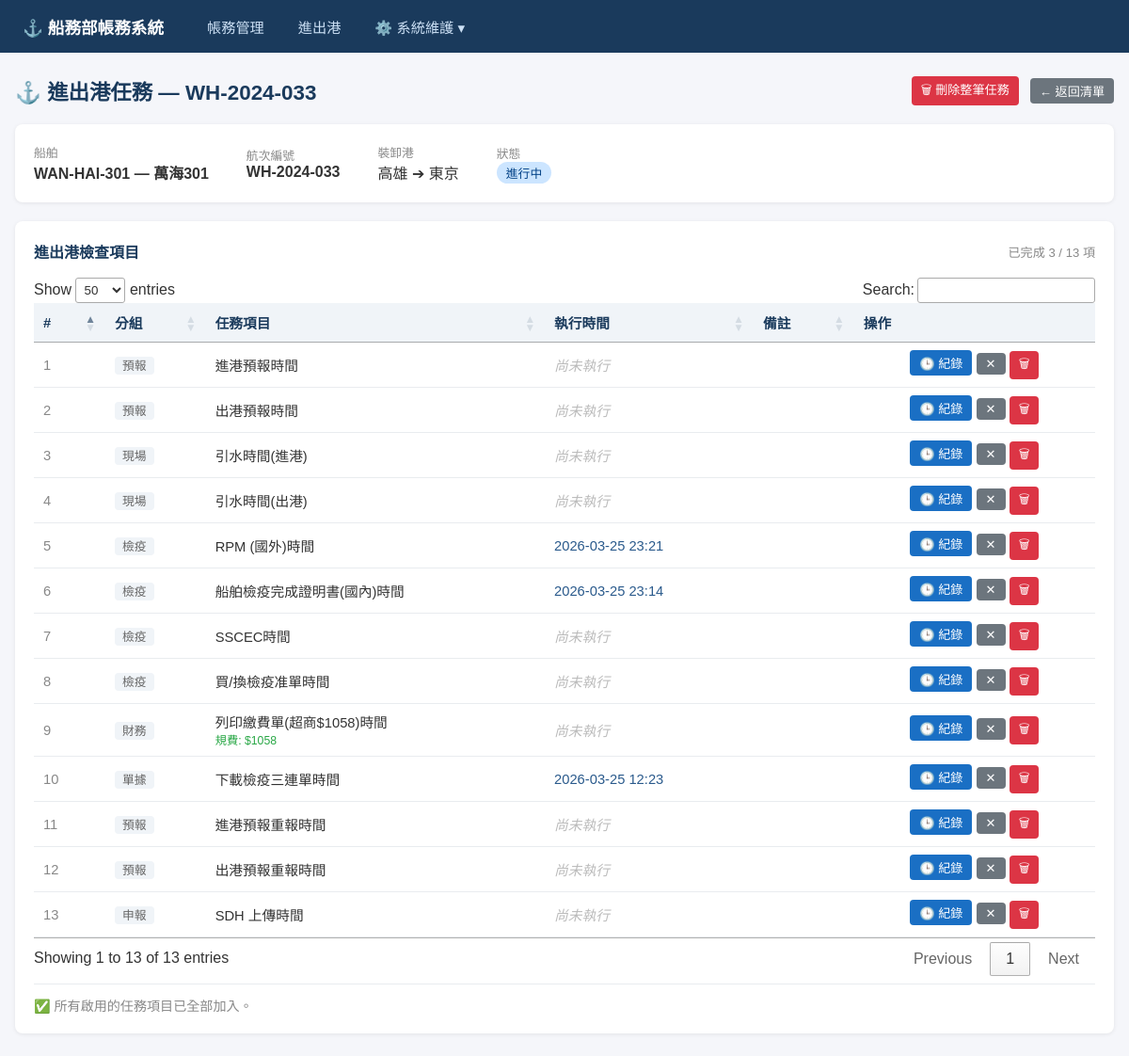
Before: /voyage-tasks/3 with the older database file.
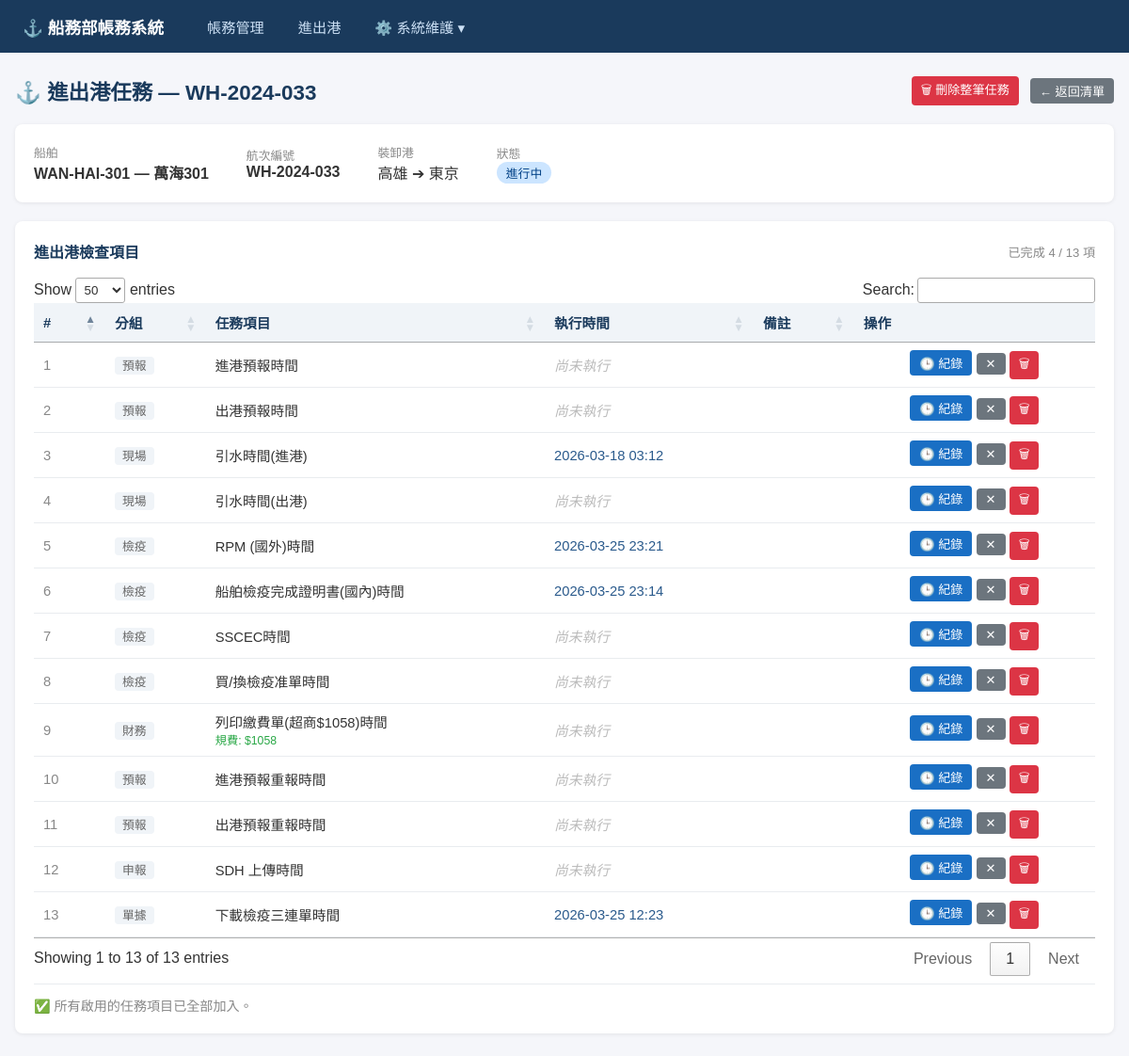
After: the same page with the newer database file.
### models.py (models this page shows)
class Voyage(Base):
    __tablename__ = "voyages"
    id = Column(Integer, primary_key=True, index=True)
    voyage_no = Column(String, unique=True, nullable=False, index=True)
    ship_id = Column(Integer, ForeignKey("ships.id"), nullable=False)
    port_of_loading = Column(String)
    port_of_discharge = Column(String)
    etd = Column(Date)
    eta = Column(Date)
    status = Column(String, default="計畫中")  # 計畫中/進行中/已完成
    created_at = Column(DateTime, default=func.now())
    updated_at = Column(DateTime, default=func.now(), onupdate=func.now())
    ship = relationship("Ship", back_populates="voyages")
    invoices = relationship("Invoice", back_populates="voyage")
    task_logs = relationship("VoyageTaskLog", back_populates="voyage")

class Ship(Base):
    __tablename__ = "ships"
    id = Column(Integer, primary_key=True, index=True)
    code = Column(String, unique=True, nullable=False, index=True)
    name = Column(String, nullable=False)
    flag = Column(String)
    ship_type = Column(String)
    created_at = Column(DateTime, default=func.now())
    updated_at = Column(DateTime, default=func.now(), onupdate=func.now())
    voyages = relationship("Voyage", back_populates="ship")

class VoyageTaskLog(Base):
    __tablename__ = "voyage_task_logs"
    id = Column(Integer, primary_key=True, index=True)
    voyage_id = Column(Integer, ForeignKey("voyages.id"), nullable=False)
    task_id = Column(Integer, ForeignKey("task_categories.id"), nullable=False)
    recorded_time = Column(DateTime) # 實際動作時間
    recorded_by = Column(String) # 執行的使用者
    remarks = Column(String)     # 備註
    created_at = Column(DateTime, default=func.now())
    voyage = relationship("Voyage", back_populates="task_logs")
    task_category = relationship("TaskCategory", back_populates="task_logs")

class TaskCategory(Base):
    __tablename__ = "task_categories"
    id = Column(Integer, primary_key=True, index=True)
    name = Column(String, nullable=False)    # 任務名稱
    task_group = Column(String)             # 分組
    default_fee = Column(Numeric(18, 2), default=0) # 預設規費
    display_order = Column(Integer, default=0)
    is_active = Column(Integer, default=1)   # 1: 啟用, 0: 停用
    created_at = Column(DateTime, default=func.now())
    updated_at = Column(DateTime, default=func.now(), onupdate=func.now())
    task_logs = relationship("VoyageTaskLog", back_populates="task_category")

### routers/voyage_tasks.py (the view)
@router.get("/{voyage_id}", response_class=HTMLResponse)
def detail_voyage_tasks(
    voyage_id: int,
    request: Request,
    db: Session = Depends(get_db)
):
    voyage = db.query(models.Voyage).filter(models.Voyage.id == voyage_id).first()
    if not voyage:
        return RedirectResponse(url="/voyage-tasks", status_code=303)
    task_logs = (
        db.query(models.VoyageTaskLog)
        .join(models.TaskCategory)
        .filter(models.VoyageTaskLog.voyage_id == voyage_id)
        .order_by(
            models.TaskCategory.display_order,
            models.TaskCategory.task_group,
            models.TaskCategory.name
        )
        .all()
    )
    used_task_ids = [log.task_id for log in task_logs]
    if used_task_ids:
        available_categories = (
            db.query(models.TaskCategory)
            .filter(
                models.TaskCategory.is_active == 1,
                models.TaskCategory.id.notin_(used_task_ids)
            )
            .order_by(models.TaskCategory.task_group, models.TaskCategory.display_order)
            .all()
        )
    else:
        available_categories = (
            db.query(models.TaskCategory)
            .filter(models.TaskCategory.is_active == 1)
            .order_by(models.TaskCategory.task_group, models.TaskCategory.display_order)
            .all()
        )
    return templates.TemplateResponse("voyage_tasks/detail.html", {
        "request": request,
        "voyage": voyage,
        "task_logs": task_logs,
        "available_categories": available_categories,
    })

### templates/voyage_tasks/detail.html (shortened to what this page needs)
{% extends "base.html" %}
{% block content %}
<div class="page-header" style="display:flex; justify-content:space-between; align-items:center; flex-wrap:wrap; gap:12px;">
    <h1 style="margin:0;">⚓ 進出港任務 — {{ voyage.voyage_no }}</h1>
    <div style="display:flex; gap:12px; align-items:center;">
        <form method="post" action="/voyage-tasks/{{ voyage.id }}/purge" onsubmit="return confirm('確定要刪除此航次的所有進出港任務紀錄嗎？');" style="margin:0;">
            <button type="submit" class="btn btn-danger btn-sm">🗑 刪除整筆任務</button>
        </form>
        <a href="/voyage-tasks" class="btn btn-secondary btn-sm">← 返回清單</a>
    </div>
</div>
<div class="card">
    <div style="display:flex; gap:40px; align-items:center; flex-wrap:wrap;">
        <div>
            <label style="font-size:0.8rem; color:#888;">船舶</label>
            <div style="font-weight:bold;">{{ voyage.ship.code }} — {{ voyage.ship.name }}</div>
        </div>
        <div>
            <label style="font-size:0.8rem; color:#888;">航次編號</label>
            <div style="font-weight:bold;">{{ voyage.voyage_no }}</div>
        </div>
        <div>
            <label style="font-size:0.8rem; color:#888;">裝卸港</label>
            <div>{{ voyage.port_of_loading or '?' }} ➔ {{ voyage.port_of_discharge or '?' }}</div>
        </div>
        <div>
            <label style="font-size:0.8rem; color:#888;">狀態</label>
            <div>
                {% if voyage.status == '計畫中' %}<span class="badge badge-planned">{{ voyage.status }}</span>
                {% elif voyage.status == '進行中' %}<span class="badge badge-ongoing">{{ voyage.status }}</span>
                {% else %}<span class="badge badge-done">{{ voyage.status }}</span>{% endif %}
            </div>
        </div>
    </div>
</div>
<div class="card">
    <div style="display:flex; justify-content:space-between; align-items:center; margin-bottom:16px;">
        <h2 style="font-size:1rem; color:#1a3a5c; margin:0;">進出港檢查項目</h2>
        <span style="font-size:0.82rem; color:#888;" id="progressSummary">
            {% set done_count = task_logs | selectattr('recorded_time') | list | length %}
            已完成 {{ done_count }} / {{ task_logs | length }} 項
        </span>
    </div>
    <table id="taskTable">
        <thead>
            <tr>
                <th style="width:40px;">#</th>
                <th>分組</th>
                <th>任務項目</th>
                <th>執行時間</th>
                <th>備註</th>
                <th class="text-center">操作</th>
            </tr>
        </thead>
        <tbody id="taskTableBody">
            {% for log in task_logs %}
            <tr id="row-{{ log.id }}">
                <td style="color:#888;">{{ loop.index }}</td>
                <td>
                    <span style="font-size:0.8rem; color:#666; background:#f0f4f8; padding:2px 8px; border-radius:4px;">
                        {{ log.task_category.task_group or '未分類' }}
                    </span>
                </td>
                <td>
                    <div>{{ log.task_category.name }}</div>
                    {% if log.task_category.default_fee and log.task_category.default_fee > 0 %}
                    <small style="color:#28a745;">規費: ${{ "%.0f" | format(log.task_category.default_fee) }}</small>
                    {% endif %}
                </td>
                <td id="time-cell-{{ log.id }}" data-order="{{ log.recorded_time.strftime('%Y-%m-%d %H:%M') if log.recorded_time else '9999-12-31' }}">
                    {% if log.recorded_time %}
                    <span class="recorded-time" style="color:#2a5a8c; font-weight:500;">
                        {{ log.recorded_time.strftime('%Y-%m-%d %H:%M') }}
                    </span>
                    {% else %}
                    <span style="color:#bbb; font-style:italic;">尚未執行</span>
                    {% endif %}
                </td>
                <td id="remark-cell-{{ log.id }}" style="color:#555; font-size:0.9rem;">
                </td>
                <td class="text-center" style="white-space:nowrap;">
                    <button class="btn btn-primary btn-sm"
                            onclick="openRecordModal({{ log.id }}, '{{ log.task_category.name | replace("'", "\\'") }}')">
                        🕒 紀錄
                    </button>
                    <button class="btn btn-secondary btn-sm"
                            onclick="clearTime({{ log.id }})"
                            title="清除時間">
                        ✕
                    </button>
                    <button class="btn btn-danger btn-sm"
                            onclick="deleteLog({{ log.id }}, {{ voyage.id }})">
                        🗑
                    </button>
                </td>
            </tr>
            {% else %}
            <tr id="emptyRow">
                <td colspan="5" class="text-center" style="color:#999; padding:30px;">
                    尚無檢查項目，請從下方新增。
                </td>
            </tr>
            {% endfor %}
        </tbody>
    </table>
    {% if available_categories %}
    <div style="border-top:1px solid #e9ecef; padding-top:16px; margin-top:8px;">
        <h3 style="font-size:0.95rem; color:#1a3a5c; margin-bottom:12px;">新增項目</h3>
        <div style="display:flex; gap:10px; align-items:flex-end; flex-wrap:wrap;">
            <div class="form-group" style="flex:1; min-width:220px; margin:0;">
                <label>選擇任務項目</label>
                <select id="addTaskSelect" style="width:100%;">
                    <option value="">-- 選擇要加入的項目 --</option>
                    {% for cat in available_categories %}
                    <option value="{{ cat.id }}">[{{ cat.task_group or '未分類' }}] {{ cat.name }}</option>
                    {% endfor %}
                </select>
            </div>
            <div style="padding-bottom:2px;">
                <button class="btn btn-success" onclick="addTask({{ voyage.id }})">➕ 加入</button>
            </div>
        </div>
    </div>
    {% else %}
    <div style="border-top:1px solid #e9ecef; padding-top:12px; margin-top:8px; color:#888; font-size:0.88rem;">
        ✅ 所有啟用的任務項目已全部加入。
    </div>
    {% endif %}
</div>
{% endblock %}

### templates/base.html (shortened to what this page needs)
<!DOCTYPE html>
<html lang="zh-TW">
<head>
    <link rel="stylesheet" href="/static/style.css">
    <link rel="stylesheet" href="https://cdn.datatables.net/1.13.7/css/jquery.dataTables.min.css">
</head>
<body>
    <nav class="navbar">
        <div class="nav-brand">⚓ 船務部帳務系統</div>
        <ul class="nav-links">
            <li><a href="/invoices">帳務管理</a></li>
            <li><a href="/voyage-tasks">進出港</a></li>
            <li class="dropdown">
                <a href="javascript:void(0)" class="dropbtn">⚙️ 系統維護 ▾</a>
            </li>
        </ul>
    </nav>
    <div class="container">
        {% block content %}{% endblock %}
    </div>
</body>
</html>

### static/style.css (style rules this page uses)
* { box-sizing: border-box; margin: 0; padding: 0; }
body { font-family: "Microsoft JhengHei", "Noto Sans TC", sans-serif; background: #f5f6fa; color: #333; }
.navbar { background: #1a3a5c; color: white; padding: 0 24px; display: flex; align-items: center; height: 56px; gap: 32px; }
.nav-brand { font-size: 1.1rem; font-weight: bold; white-space: nowrap; }
.nav-links { list-style: none; display: flex; gap: 8px; }
.nav-links a { color: #cce0f5; text-decoration: none; padding: 6px 14px; border-radius: 4px; font-size: 0.95rem; transition: background 0.2s; }
.dropdown { position: relative; display: inline-block; }
.dropbtn { cursor: pointer; }
.container { max-width: 1200px; margin: 24px auto; padding: 0 16px; }
.page-header { display: flex; justify-content: space-between; align-items: center; margin-bottom: 20px; }
.page-header h1 { font-size: 1.4rem; color: #1a3a5c; }
.btn { display: inline-block; padding: 7px 16px; border-radius: 4px; border: none; cursor: pointer; font-size: 0.9rem; text-decoration: none; transition: opacity 0.2s; }
.btn-primary { background: #1a6fc4; color: white; }
.btn-danger { background: #dc3545; color: white; }
.btn-secondary { background: #6c757d; color: white; }
.btn-sm { padding: 4px 10px; font-size: 0.82rem; }
.card { background: white; border-radius: 8px; box-shadow: 0 1px 4px rgba(0,0,0,0.08); padding: 20px; margin-bottom: 20px; }
table { width: 100%; border-collapse: collapse; }
th, td { padding: 10px 12px; text-align: left; border-bottom: 1px solid #e9ecef; font-size: 0.92rem; }
th { background: #f0f4f8; color: #1a3a5c; font-weight: 600; }
.text-center { text-align: center; }
.badge { display: inline-block; padding: 2px 10px; border-radius: 12px; font-size: 0.8rem; font-weight: 500; }
.badge-ongoing { background: #cce5ff; color: #004085; }

Changed rows visible on the page:
changed VoyageTaskLog "引水時間(進港)": recorded_time (not shown) → "2026-03-18 03:12"; no longer shows "尚未執行"
shown differently, row unchanged: VoyageTaskLog "下載檢疫三連單時間": moves down the list
Other visible differences:
{{ done_count }}: "3" → "4"
